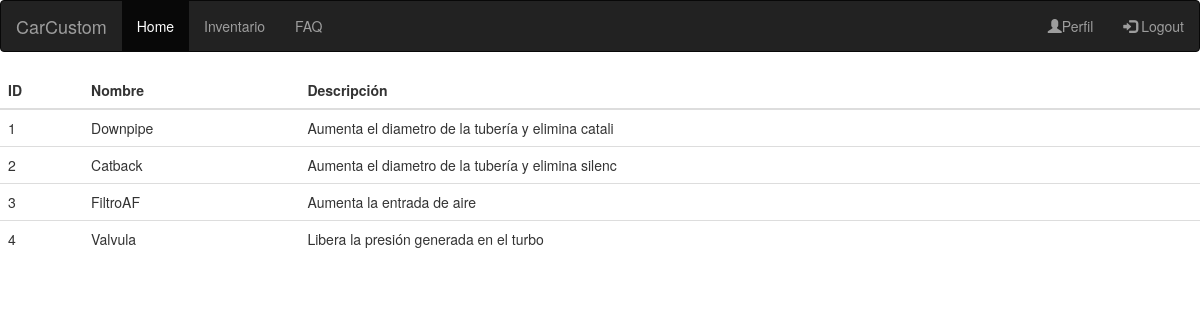
The app's page /inventario.php with its own data.
### tables this page shows
CREATE TABLE `inventario` (
  `id_i` int(8) UNSIGNED NOT NULL,
  `nombre` varchar(20) NOT NULL,
  `descripcion` varchar(50) NOT NULL
);

### inventario.php (the view, shortened to what this page needs)
<!DOCTYPE html>
<html lang="en">
	<head>
		<link rel="stylesheet" href="css/estilos.css">
		<link rel="stylesheet" href="https://maxcdn.bootstrapcdn.com/bootstrap/3.3.7/css/bootstrap.min.css">
	</head>
	<body>
		<nav class="navbar navbar-inverse">
			<div class="container-fluid">
				<div class="navbar-header">
					<a class="navbar-brand" href="home.html">CarCustom</a>
				</div>
				<ul class="nav navbar-nav">
					<li class="active"><a href="home.html">Home</a></li>
					<li><a href="inventario.php">Inventario</a></li>
				<li><a href="faq.html">FAQ</a></li>
			</ul>
			<ul class="nav navbar-nav navbar-right">
				<li><a href="datos.php"><span class="glyphicon glyphicon-user"></span>Perfil</a></li>
				<li><a href="logout.php"><span class="glyphicon glyphicon-log-in"></span> Logout</a></li>
			</ul>
		</div>
	</nav>
		<div>
			<table class="table">
				<thead>
				<tr>
					<th>ID</th>
					<th>Nombre</th>
					<th>Descripción</th>
				</tr>
				</thead>
				<tbody>
				<?php
				$servername = "localhost";
				$username = "root";
				$password = "";
				$dbname = "p1";
				$conn = new mysqli($servername, $username, $password, $dbname);
				$sql = "SELECT id_i, nombre, descripcion FROM inventario";
				$result = $conn->query($sql);
				if ($result->num_rows > 0) {
				while($row = $result->fetch_assoc()) {
				echo "<tr>";
					echo "<td>".$row["id_i"]."</td>";
					echo "<td>".$row["nombre"]."</td>";
					echo "<td>".$row["descripcion"]."</td>";
				echo "</tr>";
				}}else {
				echo "0 results";
				}
				?>
				</tbody>
			</table>
		</div>
	</body>
</html>

### records on screen
inventario: id_i "1", nombre "Downpipe", descripcion "Aumenta el diametro de la tubería y elimina catali"
inventario: id_i "2", nombre "Catback", descripcion "Aumenta el diametro de la tubería y elimina silenc"
inventario: id_i "3", nombre "FiltroAF", descripcion "Aumenta la entrada de aire"
inventario: id_i "4", nombre "Valvula", descripcion "Libera la presión generada en el turbo"
